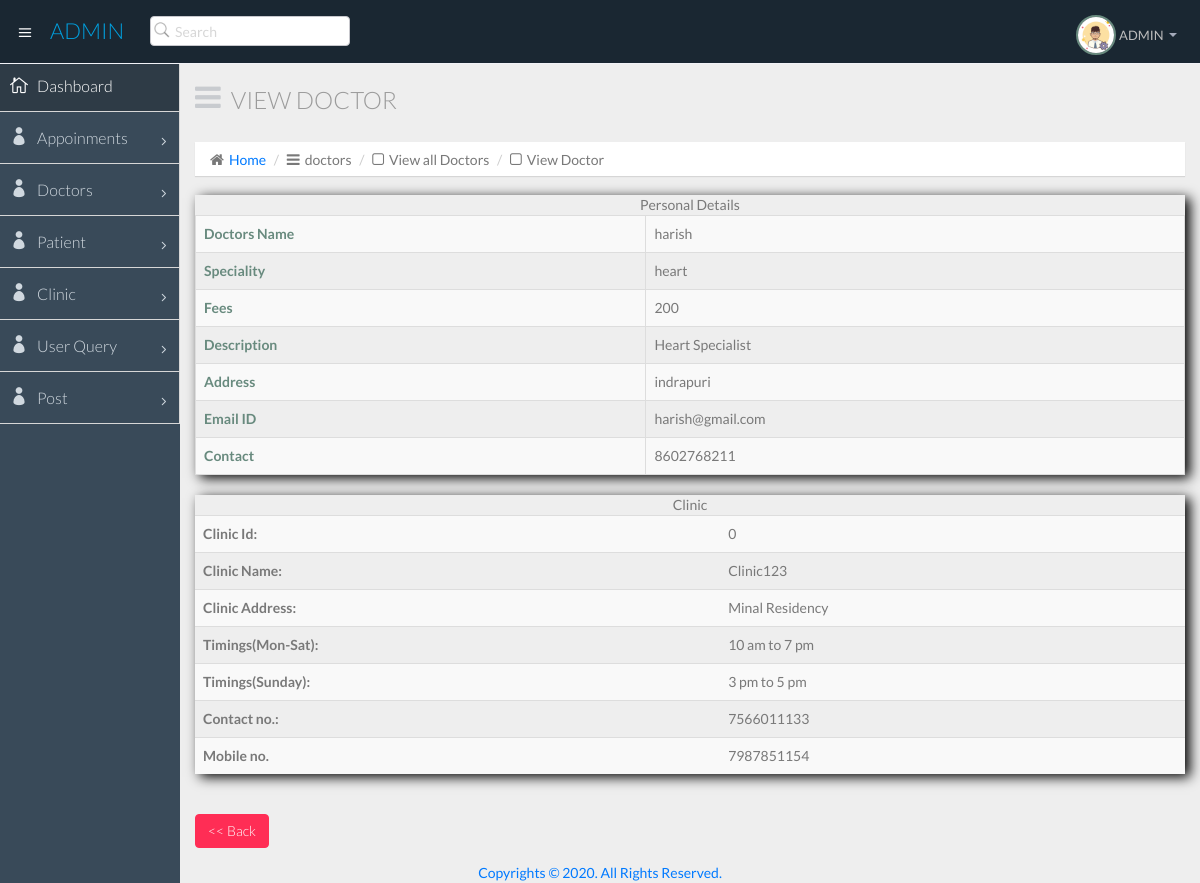
Screenshot of /admin/admin_Doctors_view.php?cid=1 with the database file from the repository.
### tables this page shows
CREATE TABLE `doctor_list` (
  `did` int(11) NOT NULL,
  `name` varchar(50) NOT NULL,
  `image` varchar(50) NOT NULL,
  `speciality` varchar(100) NOT NULL,
  `fees` varchar(10) NOT NULL,
  `address` varchar(100) NOT NULL,
  `description` varchar(1500) NOT NULL,
  `emailid` varchar(50) NOT NULL,
  `contact` varchar(15) NOT NULL,
  `password` varchar(11) NOT NULL
);

CREATE TABLE `clinics` (
  `clinic_id` int(100) NOT NULL,
  `d_id` int(100) NOT NULL,
  `name` varchar(200) NOT NULL,
  `address` varchar(200) NOT NULL,
  `location` varchar(150) DEFAULT NULL,
  `timing_ms` varchar(200) NOT NULL,
  `timing_sun` varchar(200) NOT NULL,
  `contact_no` varchar(200) NOT NULL,
  `mobile_no` varchar(200) NOT NULL
);

### admin/admin_Doctors_view.php (the view, shortened to what this page needs)
<?php
require('./comnpages/config.php');
?>
<!DOCTYPE html>
<html lang="en">
  <head>
    <link href="css/bootstrap.min.css" rel="stylesheet">
    <link href="css/bootstrap-theme.css" rel="stylesheet">
    <link href="css/elegant-icons-style.css" rel="stylesheet" />
    <link href="css/font-awesome.min.css" rel="stylesheet" />
    <link href="css/style.css" rel="stylesheet">
    <link href="css/style-responsive.css" rel="stylesheet" />
  </head>
  <body>
  <section id="container" class="">
      <?php require('./comnpages/header.php'); ?>
	   <?php require('./comnpages/side.php'); ?>
      <section id="main-content">
          <section class="wrapper">
		  <div class="row">
				<div class="col-lg-12">
					<h3 class="page-header"><i class="fa fa fa-bars"></i>View Doctor</h3>
					<ol class="breadcrumb">
						<li><i class="fa fa-home"></i><a href="index.html">Home</a></li>
						<li><i class="fa fa-bars"></i>doctors</li>
						<li><i class="fa fa-square-o"></i>View all Doctors</li>
						<li><i class="fa fa-square-o"></i>View Doctor</li>
					</ol>
				</div>
			<div class="col-lg-12">
			<div class="box box-primary"  >
						<?php
			$update_id=$_REQUEST['cid'];
			$c_select = mysqli_query($conn,"SELECT * FROM doctor_list WHERE did='$update_id'");
			$data_row = mysqli_fetch_array($c_select);
				?>
				<div bgcolor="white"  style=" box-shadow:5px 3px 12px black;" >
				 <table id="example1" class="table table-bordered table-striped">
               			<caption> Personal  Details </caption>
                <tr>
                  <th> Doctors Name</th>	<td> <?php echo $data_row['name']; ?> </td>
				</tr>
				<tr>
                  <th>Speciality</th>	<td> <?php echo $data_row['speciality']; ?> </td>
				</tr>
				<tr>
                  <th>Fees</th><td> <?php echo $data_row['fees']; ?> </td>
                </tr>
				<tr>
				  <th>Description</th> <td> <?php echo $data_row['description']; ?> </td>
				</tr>
				<tr>
				  <th>Address</th> <td> <?php echo $data_row['address']; ?> </td>
				</tr>
				<tr>
				  <th>Email ID</th> <td> <?php echo $data_row['emailid']; ?> </td>
				</tr>
				<tr>
				  <th>Contact</th> <td> <?php echo $data_row['contact']; ?> </td>
				</tr>
				 </table>
				 </div>
				<?php
				$select = mysqli_query($conn,"SELECT * FROM clinics WHERE d_id=$update_id");
		                     $noofrows=mysqli_num_rows($select);
							 if($noofrows>0)
							 {
		                      while($row= mysqli_fetch_array($select))
		                          {
							  ?>
			<div bgcolor="white"  style=" box-shadow:5px 3px 12px black;" >
			 <table align="center"  class="table table-striped">
				<caption> Clinic </caption>
			     <tr > <td><b>Clinic Id:</td><td></b><?php echo $row['clinic_id']; ?></td></tr>
                 <tr> <td><b>Clinic Name:</b></td><td><?php echo $row['name']; ?></td></tr>
                  <tr><td><b>Clinic Address:</b></td><td> <?php echo $row['address'];?></td></tr>
			      <tr><td><b>Timings(Mon-Sat):</b></td><td><?php echo $row['timing_ms'];?></td></tr>
			     <tr><td> <b>Timings(Sunday):</b></td><td><?php echo $row['timing_sun']; ?></td></tr>
           		 <tr> <td><b>Contact no.:</b></td><td><?php echo $row['contact_no']; ?></td>	</tr>
                 <tr> <td><b>Mobile no.</b></td><td><?php echo $row['mobile_no']; ?> </td></tr>
				</table>
			</div><br>
				<?php
							 }}?>
			  <div class="box-footer">
					 <a  href="./admin_Doctors.php" class="btn btn-danger"> << Back</a>
                  </div>
				</div>
            </div>
           </div>
          </section>
      </section>
		  <?php include("./comnpages/credit.php");?>
  </section>
  </body>
</html>

### rows the page displays
doctor_list: name "harish", speciality "heart", fees "200", description "Heart Specialist", address "indrapuri", emailid "harish@gmail.com", contact "8602768211"
clinics: clinic_id "0", name "Clinic123", address "Minal Residency", timing_ms "10 am to 7 pm", timing_sun "3 pm to 5 pm", contact_no "7566011133", mobile_no "7987851154"
